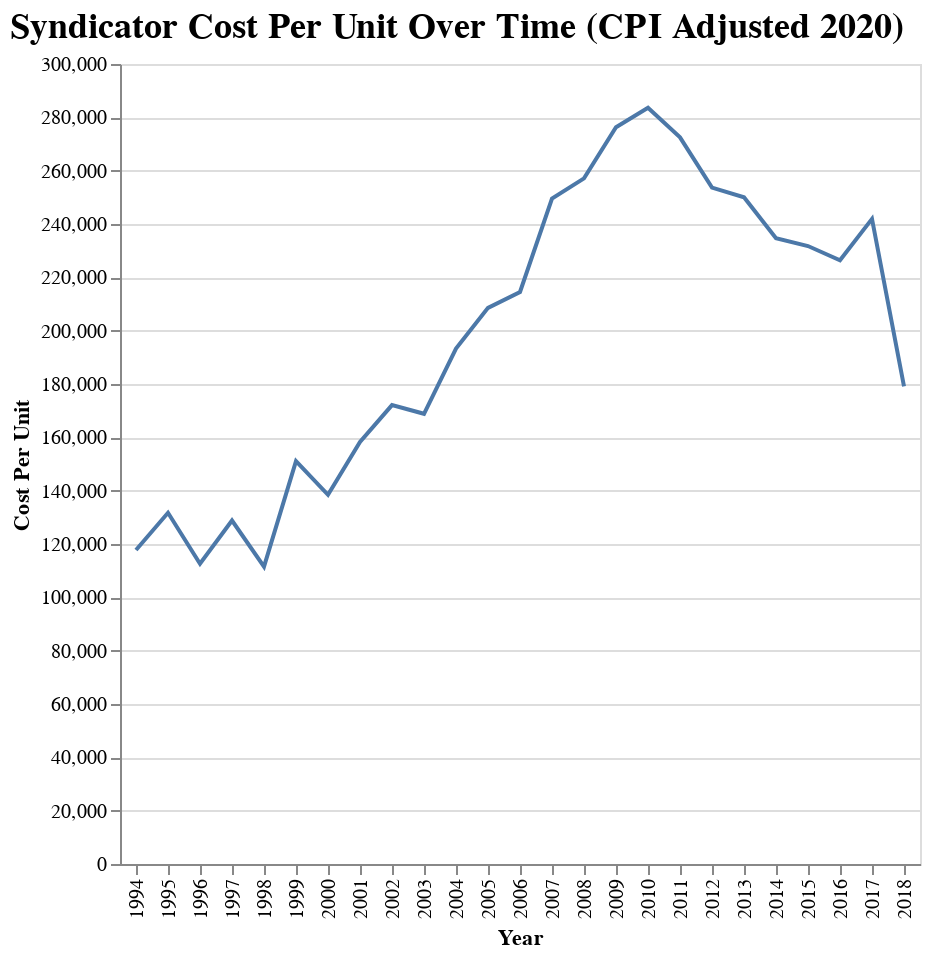

Source (notebook cell):
### Code cell
alt.Chart(grouped_match).mark_line().encode(
    x='Year',
    y='Cost Per Unit').configure(background="#ffffff").configure_legend().properties(
    title={
      "text": ["Syndicator Cost Per Unit Over Time (CPI Adjusted 2020)"]})

### Figure 1 — Vega-Lite specification as saved in the notebook (floating-point values rounded to 4 significant figures)
{"width": 400, "height": 400, "config": {"title": {"fontSize": 18, "font": "Veranda Regular", "anchor": "start", "fontColor": "#000000"}, "range": {"category": ["#FFB81D", "#4E748B", "#B7B09D"], "diverging": ["#FFB81D", "#4E748B", "#B7B09D"]}, "legend": {"labelFont": "Veranda Regular", "labelLimit": 0}, "background": "#ffffff"}, "data": {"name": "data-61d099735d56bd1d26ac690466067ae4"}, "mark": "line", "encoding": {"x": {"type": "nominal", "field": "Year"}, "y": {"type": "quantitative", "field": "Cost Per Unit"}}, "title": {"text": ["Syndicator Cost Per Unit Over Time (CPI Adjusted 2020)"]}, "$schema": "https://vega.github.io/schema/vega-lite/v4.0.2.json", "datasets": {"data-61d099735d56bd1d26ac690466067ae4": [{"Year": "1994", "yr_pis": 1995.0, "units_n": 195.0, "units_li": null, "units_ot": null, "Number of Sources": 1.0, "totalcost": 13310000.0, "id": 368.0, "yr_pis_y": 1995.0, "n_units": 195.0, "li_units": 194.0, "type": 1.0, "credit": 2.0, "bond": 2.0, "con_stdate_PIS": 1993.0, "totalcost_adj": 22960000.0, "Cost Per Unit": 117700.0}, {"Year": "1995", "yr_pis": 1996.0, "units_n": 96.0, "units_li": null, "units_ot": null, "Number of Sources": 2.5, "totalcost": 8052000.0, "id": 2372.0, "yr_pis_y": 1996.0, "n_units": 96.0, "li_units": 96.0, "type": 1.0, "credit": 2.0, "bond": 2.0, "con_stdate_PIS": 1994.0, "totalcost_adj": 13510000.0, "Cost Per Unit": 131700.0}, {"Year": "1996", "yr_pis": 1997.0, "units_n": 78.0, "units_li": null, "units_ot": null, "Number of Sources": 1.5, "totalcost": 6124000.0, "id": 846.5, "yr_pis_y": 1997.0, "n_units": 78.0, "li_units": 77.5, "type": 1.0, "credit": 2.0, "bond": 2.0, "con_stdate_PIS": 1995.0, "totalcost_adj": 9979000.0, "Cost Per Unit": 112600.0}, {"Year": "1997", "yr_pis": 1999.0, "units_n": 109.7, "units_li": null, "units_ot": null, "Number of Sources": 2.0, "totalcost": 8475000.0, "id": 1641.0, "yr_pis_y": 1998.0, "n_units": 109.7, "li_units": 109.3, "type": 1.5, "credit": 2.0, "bond": 2.0, "con_stdate_PIS": 1996.0, "totalcost_adj": 13500000.0, "Cost Per Unit": 128800.0}, {"Year": "1998", "yr_pis": 2000.0, "units_n": 84.33, "units_li": null, "units_ot": null, "Number of Sources": 2.5, "totalcost": 6215000.0, "id": 1394.0, "yr_pis_y": 1999.0, "n_units": 83.67, "li_units": 72.33, "type": 1.0, "credit": 2.0, "bond": 2.0, "con_stdate_PIS": 1997.0, "totalcost_adj": 9747000.0, "Cost Per Unit": 111500.0}, {"Year": "1999", "yr_pis": 2000.0, "units_n": 71.0, "units_li": null, "units_ot": null, "Number of Sources": 2.0, "totalcost": 6527000.0, "id": 1149.0, "yr_pis_y": 2000.0, "n_units": 70.83, "li_units": 70.5, "type": 1.167, "credit": 2.0, "bond": 2.0, "con_stdate_PIS": 1998.0, "totalcost_adj": 10020000.0, "Cost Per Unit": 151100.0}, {"Year": "2000", "yr_pis": 2001.0, "units_n": 77.0, "units_li": null, "units_ot": null, "Number of Sources": 2.231, "totalcost": 7062000.0, "id": 1904.0, "yr_pis_y": 2001.0, "n_units": 77.4, "li_units": 65.93, "type": 1.286, "credit": 2.0, "bond": 2.0, "con_stdate_PIS": 1999.0, "totalcost_adj": 10480000.0, "Cost Per Unit": 138500.0}, {"Year": "2001", "yr_pis": 2002.0, "units_n": 61.24, "units_li": null, "units_ot": null, "Number of Sources": 2.357, "totalcost": 6729000.0, "id": 1441.0, "yr_pis_y": 2002.0, "n_units": 61.24, "li_units": 55.76, "type": 1.059, "credit": 2.0, "bond": 2.0, "con_stdate_PIS": 2000.0, "totalcost_adj": 9713000.0, "Cost Per Unit": 158300.0}, {"Year": "2002", "yr_pis": 2003.0, "units_n": 73.81, "units_li": null, "units_ot": null, "Number of Sources": 2.645, "totalcost": 8832000.0, "id": 1614.0, "yr_pis_y": 2003.0, "n_units": 73.68, "li_units": 69.85, "type": 1.226, "credit": 2.0, "bond": 1.968, "con_stdate_PIS": 2001.0, "totalcost_adj": 12550000.0, "Cost Per Unit": 172100.0}, {"Year": "2003", "yr_pis": 2004.0, "units_n": 67.12, "units_li": null, "units_ot": null, "Number of Sources": 2.208, "totalcost": 7369000.0, "id": 1431.0, "yr_pis_y": 2004.0, "n_units": 67.24, "li_units": 64.86, "type": 1.218, "credit": 2.0, "bond": 2.0, "con_stdate_PIS": 2002.0, "totalcost_adj": 10240000.0, "Cost Per Unit": 168800.0}, {"Year": "2004", "yr_pis": 2005.0, "units_n": 68.87, "units_li": null, "units_ot": null, "Number of Sources": 2.336, "totalcost": 8961000.0, "id": 1777.0, "yr_pis_y": 2005.0, "n_units": 68.86, "li_units": 63.95, "type": 1.2, "credit": 2.0, "bond": 1.982, "con_stdate_PIS": 2003.0, "totalcost_adj": 12130000.0, "Cost Per Unit": 193300.0}, {"Year": "2005", "yr_pis": 2006.0, "units_n": 70.09, "units_li": null, "units_ot": null, "Number of Sources": 2.592, "totalcost": 9830000.0, "id": 2096.0, "yr_pis_y": 2006.0, "n_units": 70.1, "li_units": 65.88, "type": 1.218, "credit": 2.0, "bond": 1.963, "con_stdate_PIS": 2004.0, "totalcost_adj": 12870000.0, "Cost Per Unit": 208500.0}, {"Year": "2006", "yr_pis": 2007.0, "units_n": 70.39, "units_li": null, "units_ot": null, "Number of Sources": 2.558, "totalcost": 10830000.0, "id": 2144.0, "yr_pis_y": 2007.0, "n_units": 70.3, "li_units": 66.35, "type": 1.188, "credit": 2.0, "bond": 1.992, "con_stdate_PIS": 2005.0, "totalcost_adj": 13740000.0, "Cost Per Unit": 214500.0}, {"Year": "2007", "yr_pis": 2008.0, "units_n": 62.75, "units_li": null, "units_ot": null, "Number of Sources": 3.172, "totalcost": 11390000.0, "id": 2921.0, "yr_pis_y": 2008.0, "n_units": 62.68, "li_units": 53.11, "type": 1.225, "credit": 2.0, "bond": 1.949, "con_stdate_PIS": 2006.0, "totalcost_adj": 14040000.0, "Cost Per Unit": 249500.0}, {"Year": "2008", "yr_pis": 2009.0, "units_n": 68.55, "units_li": null, "units_ot": null, "Number of Sources": 3.513, "totalcost": 13780000.0, "id": 3963.0, "yr_pis_y": 2009.0, "n_units": 68.37, "li_units": 60.35, "type": 1.226, "credit": 2.0, "bond": 1.977, "con_stdate_PIS": 2007.0, "totalcost_adj": 16360000.0, "Cost Per Unit": 257100.0}, {"Year": "2009", "yr_pis": 2010.0, "units_n": 73.39, "units_li": null, "units_ot": null, "Number of Sources": 2.943, "totalcost": 16050000.0, "id": 3975.0, "yr_pis_y": 2010.0, "n_units": 73.2, "li_units": 65.38, "type": 1.213, "credit": 2.0, "bond": 1.968, "con_stdate_PIS": 2008.0, "totalcost_adj": 19120000.0, "Cost Per Unit": 276300.0}, {"Year": "2010", "yr_pis": 2011.0, "units_n": 66.7, "units_li": null, "units_ot": null, "Number of Sources": 2.935, "totalcost": 15160000.0, "id": 3849.0, "yr_pis_y": 2011.0, "n_units": 66.46, "li_units": 61.06, "type": 1.179, "credit": 2.0, "bond": 1.954, "con_stdate_PIS": 2009.0, "totalcost_adj": 17770000.0, "Cost Per Unit": 283600.0}, {"Year": "2011", "yr_pis": 2012.0, "units_n": 59.08, "units_li": null, "units_ot": null, "Number of Sources": 2.667, "totalcost": 13950000.0, "id": 3526.0, "yr_pis_y": 2012.0, "n_units": 58.86, "li_units": 54.27, "type": 1.325, "credit": 2.0, "bond": 2.0, "con_stdate_PIS": 2010.0, "totalcost_adj": 15860000.0, "Cost Per Unit": 272500.0}, {"Year": "2012", "yr_pis": 2013.0, "units_n": 60.74, "units_li": 62.33, "units_ot": 0.3333, "Number of Sources": 2.629, "totalcost": 13130000.0, "id": 3667.0, "yr_pis_y": 2013.0, "n_units": 60.69, "li_units": 55.57, "type": 1.288, "credit": 2.0, "bond": 1.961, "con_stdate_PIS": 2011.0, "totalcost_adj": 14620000.0, "Cost Per Unit": 253600.0}, {"Year": "2013", "yr_pis": 2014.0, "units_n": 67.38, "units_li": 63.0, "units_ot": 1.133, "Number of Sources": 2.842, "totalcost": 14200000.0, "id": 2963.0, "yr_pis_y": 2014.0, "n_units": 67.45, "li_units": 61.04, "type": 1.2, "credit": 2.0, "bond": 1.972, "con_stdate_PIS": 2012.0, "totalcost_adj": 15580000.0, "Cost Per Unit": 250000.0}, {"Year": "2014", "yr_pis": 2015.0, "units_n": 59.53, "units_li": 52.77, "units_ot": 1.077, "Number of Sources": 3.35, "totalcost": 12580000.0, "id": 3049.0, "yr_pis_y": 2015.0, "n_units": 59.53, "li_units": 54.72, "type": 1.273, "credit": 2.0, "bond": 2.0, "con_stdate_PIS": 2013.0, "totalcost_adj": 13590000.0, "Cost Per Unit": 234700.0}, {"Year": "2015", "yr_pis": 2016.0, "units_n": 58.0, "units_li": 56.77, "units_ot": 1.909, "Number of Sources": 3.386, "totalcost": 12090000.0, "id": 2806.0, "yr_pis_y": 2016.0, "n_units": 57.9, "li_units": 52.76, "type": 1.385, "credit": 2.0, "bond": 2.0, "con_stdate_PIS": 2014.0, "totalcost_adj": 13040000.0, "Cost Per Unit": 231700.0}, {"Year": "2016", "yr_pis": 2017.0, "units_n": 54.48, "units_li": 48.14, "units_ot": 1.5, "Number of Sources": 3.078, "totalcost": 11320000.0, "id": 2285.0, "yr_pis_y": 2017.0, "n_units": 54.5, "li_units": 48.13, "type": 1.356, "credit": 2.0, "bond": 2.0, "con_stdate_PIS": 2015.0, "totalcost_adj": 12060000.0, "Cost Per Unit": 226400.0}, {"Year": "2017", "yr_pis": 2018.0, "units_n": 59.36, "units_li": 54.82, "units_ot": 1.364, "Number of Sources": 3.935, "totalcost": 13940000.0, "id": 2571.0, "yr_pis_y": 2018.0, "n_units": 59.14, "li_units": 50.97, "type": 1.407, "credit": 2.0, "bond": 2.0, "con_stdate_PIS": 2016.0, "totalcost_adj": 14540000.0, "Cost Per Unit": 241900.0}, {"Year": "2018", "yr_pis": 2018.0, "units_n": 77.6, "units_li": null, "units_ot": null, "Number of Sources": 1.5, "totalcost": 13270000.0, "id": 3125.0, "yr_pis_y": 2018.0, "n_units": 79.0, "li_units": 47.0, "type": 1.0, "credit": 2.0, "bond": null, "con_stdate_PIS": 2016.0, "totalcost_adj": 13510000.0, "Cost Per Unit": 179100.0}]}}
